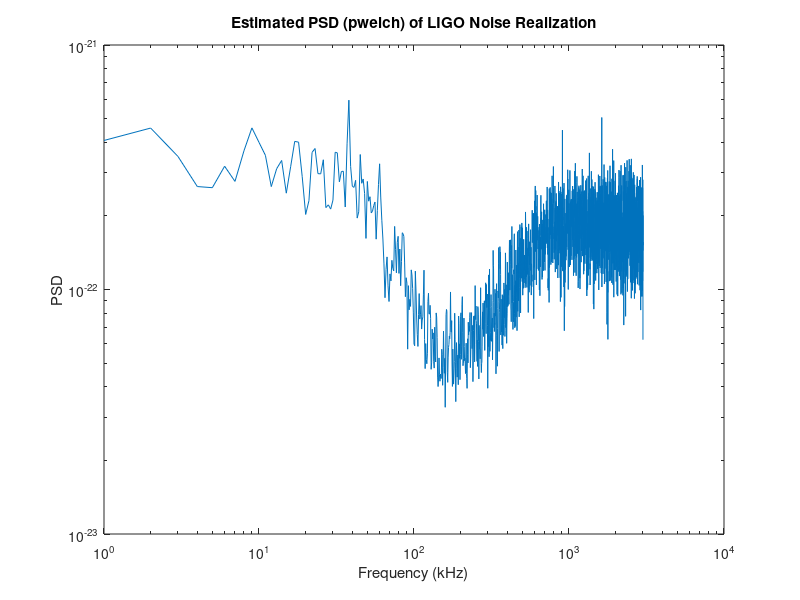
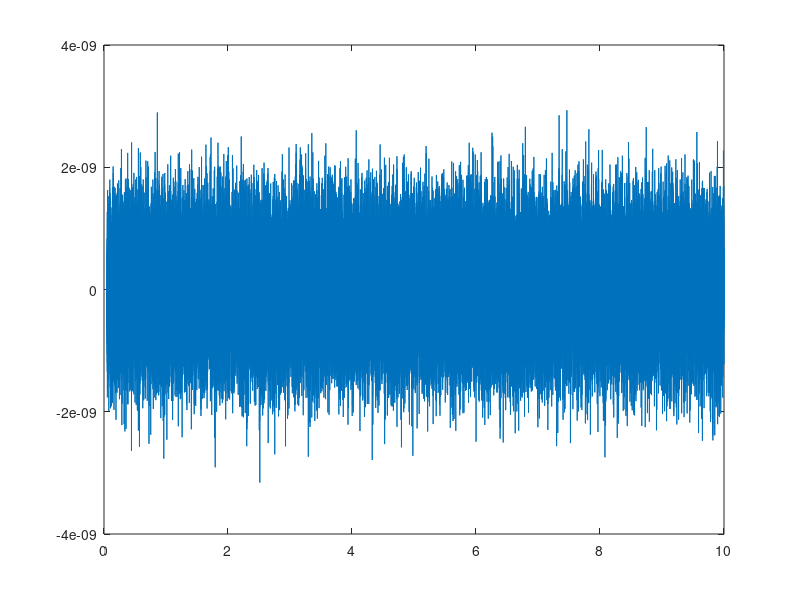

MATLAB code to generate these figures, in order:
%% Simulate LIGO Noise
% Read the initial LIGO sensitivity PSD
LIGOSen = load('iLIGOSensitivity.txt', '-ascii');

%% Manual pre-filtering: set S(f<=50)=S(f=50) and S(f>=700)=S(f=700)

lowCutoff  = 50; %Hz
% lowSen     = 
highCutoff = 700; %Hz
% highSen    =

% LIGOSen(42,1) = 49.79 Hz, we'll use index 42 for the low cutoff of 50 Hz
lowSen = LIGOSen(42,2); %S value around f = lowCutoff

% for i = 1:41
%     LIGOSen(i,2) = lowSen;
% end
LIGOSen(1:41,2) = lowSen;

% LIGOSen(70:1) = 717.95 Hz, index 70 for high cutoff of 700 Hz
highSen = LIGOSen(70,2);

for i = 71:length(LIGOSen(:,1))
    LIGOSen(i,2) = highSen;
end

%% Insert f = 0, f = 1/2 sampling freq
% f=0
LIGOSen(2:end+1,:) = LIGOSen;
LIGOSen(1,1) = 0; %Hz
LIGOSen(1,2) = lowSen;

% Since we don't need frequencies above 700 Hz, I will truncate at 3 kHz
% LIGOSen(85,1) = 2999.1 Hz, so stop at index 85 and round to 3 kHz
% Set the sampling frequency at 6 kHz for simplicity
sampFreq = 6000;

LIGOSen = LIGOSen(1:85,:); % Truncate
LIGOSen(85,1) = 3000; %Hz

% loglog(LIGOSen(:,1),LIGOSen(:,2))

%% Generate WGNoise realization and pass through LIGO PSD filter
% Number of samples = sampFreq * 'time' length. Using 2 seconds:
nSamples = 10*sampFreq;
% Generate the Gaussian noise vector
noise = randn(1,nSamples);

% Design FIR filter
freqVals  = LIGOSen(:,1);
psdVals   = LIGOSen(:,2);
fltrOrdr = 600; % Using 600 order and a similar pwelch window consistently reduces the jaggedness
                 % at the frequencies of interest.

b = fir2(fltrOrdr,freqVals/(sampFreq/2),sqrt(psdVals));

noiseLIGOReal = sqrt(sampFreq)*fftfilt(b,noise);

%% Estimate the PSD using pwelch

[pxx, f] = pwelch(noiseLIGOReal, sampFreq, [], [], sampFreq);

figure;
loglog(f,pxx);
title('Estimated PSD (pwelch) of LIGO Noise Realization');
xlabel('Frequency (kHz)');
ylabel('PSD');

figure;
plot((0:(nSamples-1))/sampFreq,    noiseLIGOReal);
